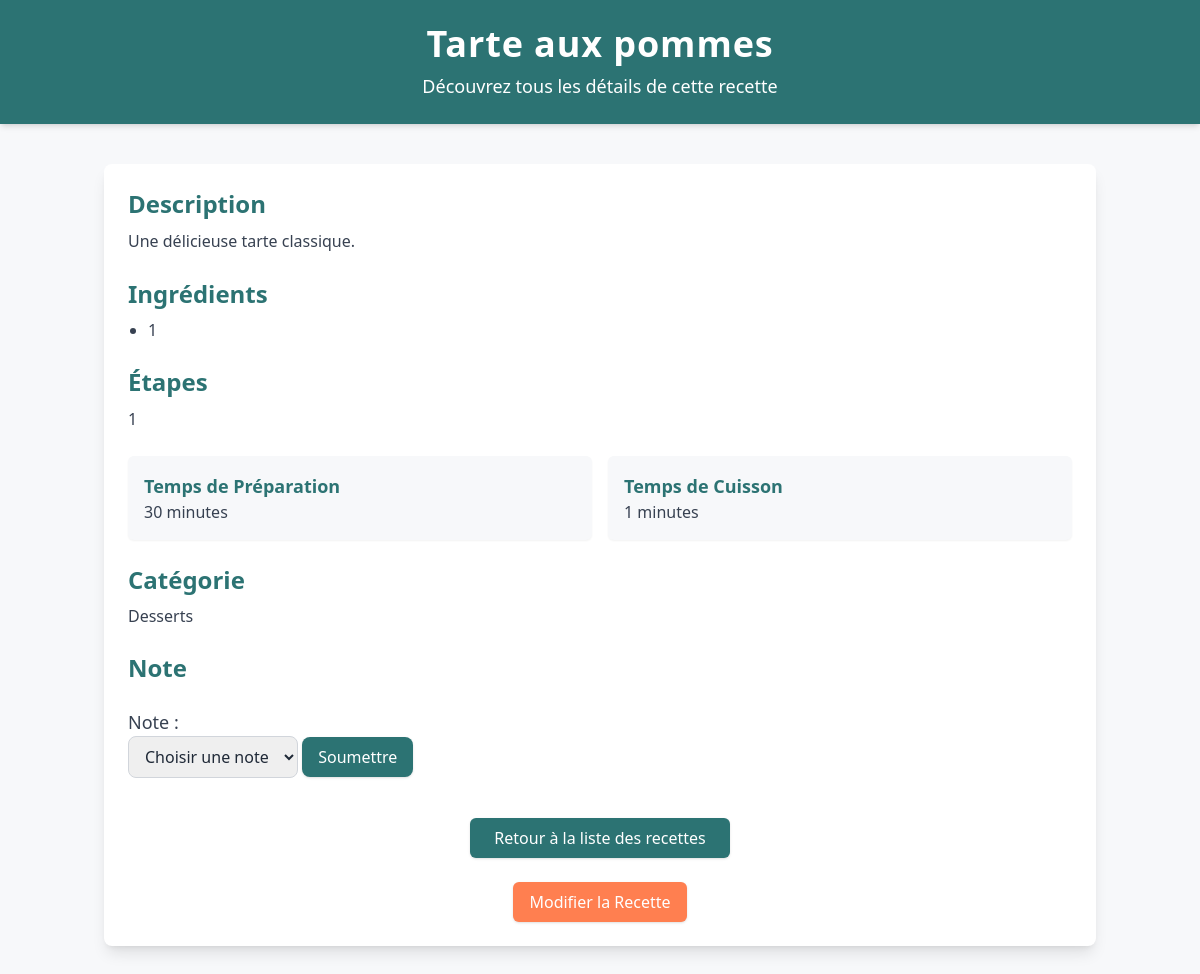
/recette/1, run on the app's committed database.
### recettes/models.py (models this page shows, shortened)
class Recette(models.Model):
    titre = models.CharField(max_length=200)
    description = models.TextField()
    categorie = models.ForeignKey(
        Categorie, on_delete=models.CASCADE, related_name='recettes'
    )  # Lien avec le modèle Categorie
    temps_preparation = models.IntegerField()
    temps_cuisson = models.IntegerField()
    ingredients = models.TextField()
    etapes = models.TextField()
    image = models.ImageField(upload_to='images/', null=True, blank=True)
    note_moyenne = models.FloatField(default=0.0)
    visites = models.PositiveIntegerField(default=0)

class Categorie(models.Model):
    nom = models.CharField(max_length=100, unique=True)  # Le nom de la catégorie doit être unique

### recettes/views.py (the view)
# urls.py: path('recette/<int:pk>', views.details, name='details'),
def details(request, pk):
    recette = get_object_or_404(Recette, id=pk)
    recette.visites = recette.visites + 1  # ou recette.visites += 1
    recette.save()
    return render(request, 'details.html', {'recette': recette})

### recettes/templates/details.html (shortened to what this page needs)
<!DOCTYPE html>
<html lang="fr">
<head>
  <script src="https://cdn.tailwindcss.com"></script>
</head>
<body class="bg-LightGray text-gray-800">
  <header class="bg-Blue text-white py-6 shadow-md">
    <div class="container mx-auto px-4 text-center">
      <h1 class="text-4xl font-extrabold tracking-wide">{{ recette.titre }}</h1>
      <p class="text-lg font-light mt-2">Découvrez tous les détails de cette recette</p>
    </div>
  </header>
  <main class="container mx-auto my-10 px-4">
    <div class="bg-white rounded-lg shadow-lg overflow-hidden">
      <div class="p-6">
        <section class="mb-6">
          <h2 class="text-2xl font-bold text-Blue mb-2">Description</h2>
          <p class="text-gray-700 leading-relaxed">{{ recette.description }}</p>
        </section>
        <section class="mb-6">
          <h2 class="text-2xl font-bold text-Blue mb-2">Ingrédients</h2>
          <ul class="list-disc pl-5 text-gray-700">
            {% for ingredient in recette.ingredients.splitlines %}
              <li>{{ ingredient }}</li>
            {% empty %}
              <li class="text-gray-500 italic">Aucun ingrédient spécifié.</li>
            {% endfor %}
          </ul>
        </section>
        <section class="mb-6">
          <h2 class="text-2xl font-bold text-Blue mb-2">Étapes</h2>
          <p class="text-gray-700 leading-relaxed whitespace-pre-line">{{ recette.etapes }}</p>
        </section>
        <section class="grid grid-cols-2 gap-4 mb-6">
          <div class="bg-LightGray p-4 rounded-md shadow-sm">
            <h3 class="text-lg font-semibold text-Blue">Temps de Préparation</h3>
            <p class="text-gray-700">{{ recette.temps_preparation }} minutes</p>
          </div>
          <div class="bg-LightGray p-4 rounded-md shadow-sm">
            <h3 class="text-lg font-semibold text-Blue">Temps de Cuisson</h3>
            <p class="text-gray-700">{{ recette.temps_cuisson }} minutes</p>
          </div>
        </section>
        <section class="mb-6">
          <h2 class="text-2xl font-bold text-Blue mb-2">Catégorie</h2>
          <p class="text-gray-700">{{ recette.categorie.nom }}</p>
        </section>
        <section class="mb-6">
          <h2 class="text-2xl font-bold text-Blue mb-2">Note</h2>
        </section>
        <form method="POST" action="{% url 'ajouter_note' recette.id %}" class="mt-4">
          <label for="note" class="block text-lg font-medium text-gray-700">Note :</label>
          <select name="note" id="note" required
                  class="border border-gray-300 rounded-lg px-3 py-2 focus:ring-2 focus:ring-Blue focus:outline-none mb-4">
              <option value="" disabled selected>Choisir une note</option>
          </select>
          <button type="submit" class="bg-Blue text-white py-2 px-4 rounded-lg shadow hover:bg-blue-700 transition">
              Soumettre
          </button>
        </form>
        <div class="text-center mt-6">
          <a href="/"
             class="inline-block bg-Blue text-white px-6 py-2 rounded-md shadow hover:bg-teal-700 transition">
            Retour à la liste des recettes
          </a>
        </div>
        <div class="text-center mt-6">
          <a href="{% url 'modifier_recette' recette.id %}"
            class="inline-block bg-Red text-white px-4 py-2 rounded-md shadow hover:bg-red-600 transition">
            Modifier la Recette
          </a>
        </div>
      </div>
    </div>
  </main>
</body>
</html>

### data on the page
Recette: titre "Tarte aux pommes", description "Une délicieuse tarte classique.", etapes "1", temps_preparation "30", temps_cuisson "1", categorie.nom "Desserts"

### other printed values
{{ ingredient }} "1"
